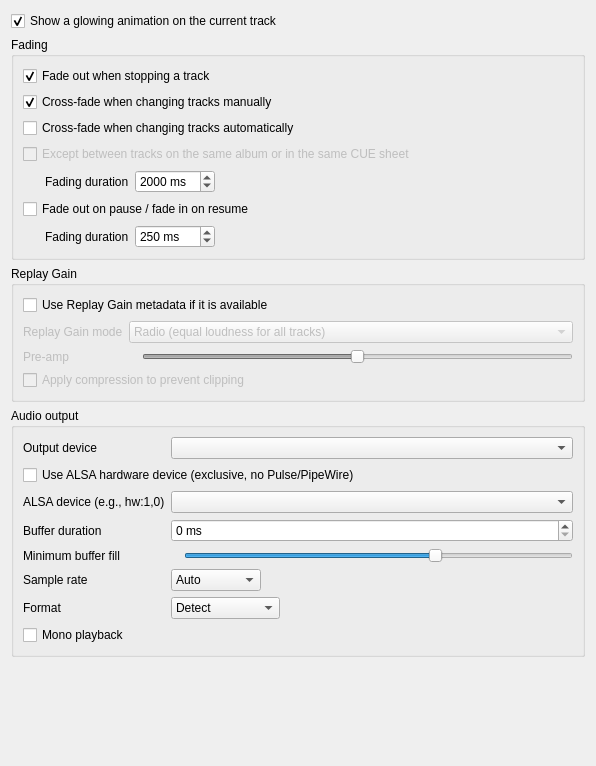
<?xml version="1.0" encoding="UTF-8"?>
<ui version="4.0">
 <class>PlaybackSettingsPage</class>
 <widget class="QWidget" name="PlaybackSettingsPage">
  <property name="geometry">
   <rect>
    <x>0</x>
    <y>0</y>
    <width>596</width>
    <height>766</height>
   </rect>
  </property>
  <property name="windowTitle">
   <string>Playback</string>
  </property>
  <layout class="QVBoxLayout" name="verticalLayout_3">
   <item>
    <widget class="QCheckBox" name="current_glow">
     <property name="text">
      <string>Show a glowing animation on the current track</string>
     </property>
     <property name="checked">
      <bool>true</bool>
     </property>
    </widget>
   </item>
   <item>
    <widget class="QGroupBox" name="groupBox">
     <property name="title">
      <string>Fading</string>
     </property>
     <layout class="QVBoxLayout" name="verticalLayout">
      <item>
       <widget class="QCheckBox" name="fading_out">
        <property name="text">
         <string>Fade out when stopping a track</string>
        </property>
        <property name="checked">
         <bool>true</bool>
        </property>
       </widget>
      </item>
      <item>
       <widget class="QCheckBox" name="fading_cross">
        <property name="text">
         <string>Cross-fade when changing tracks manually</string>
        </property>
        <property name="checked">
         <bool>true</bool>
        </property>
       </widget>
      </item>
      <item>
       <widget class="QCheckBox" name="fading_auto">
        <property name="text">
         <string>Cross-fade when changing tracks automatically</string>
        </property>
       </widget>
      </item>
      <item>
       <widget class="QCheckBox" name="fading_samealbum">
        <property name="enabled">
         <bool>false</bool>
        </property>
        <property name="text">
         <string>Except between tracks on the same album or in the same CUE sheet</string>
        </property>
       </widget>
      </item>
      <item>
       <widget class="QWidget" name="fading_options" native="true">
        <layout class="QHBoxLayout" name="horizontalLayout">
         <property name="leftMargin">
          <number>0</number>
         </property>
         <property name="topMargin">
          <number>0</number>
         </property>
         <property name="rightMargin">
          <number>0</number>
         </property>
         <property name="bottomMargin">
          <number>0</number>
         </property>
         <item>
          <widget class="QLabel" name="label">
           <property name="text">
            <string>Fading duration</string>
           </property>
           <property name="indent">
            <number>22</number>
           </property>
          </widget>
         </item>
         <item>
          <widget class="QSpinBox" name="fading_duration">
           <property name="suffix">
            <string> ms</string>
           </property>
           <property name="minimum">
            <number>1</number>
           </property>
           <property name="maximum">
            <number>10000</number>
           </property>
           <property name="singleStep">
            <number>1000</number>
           </property>
           <property name="value">
            <number>2000</number>
           </property>
          </widget>
         </item>
         <item>
          <spacer name="horizontalSpacer">
           <property name="orientation">
            <enum>Qt::Horizontal</enum>
           </property>
           <property name="sizeHint" stdset="0">
            <size>
             <width>257</width>
             <height>20</height>
            </size>
           </property>
          </spacer>
         </item>
        </layout>
       </widget>
      </item>
      <item>
       <widget class="QCheckBox" name="fadeout_pause">
        <property name="text">
         <string>Fade out on pause / fade in on resume</string>
        </property>
       </widget>
      </item>
      <item>
       <layout class="QHBoxLayout" name="horizontalLayout_2">
        <item>
         <widget class="QLabel" name="label_2">
          <property name="text">
           <string>Fading duration</string>
          </property>
          <property name="indent">
           <number>22</number>
          </property>
         </widget>
        </item>
        <item>
         <widget class="QSpinBox" name="fading_pause_duration">
          <property name="suffix">
           <string> ms</string>
          </property>
          <property name="minimum">
           <number>1</number>
          </property>
          <property name="maximum">
           <number>10000</number>
          </property>
          <property name="singleStep">
           <number>50</number>
          </property>
          <property name="value">
           <number>250</number>
          </property>
         </widget>
        </item>
        <item>
         <spacer name="horizontalSpacer_2">
          <property name="orientation">
           <enum>Qt::Horizontal</enum>
          </property>
          <property name="sizeHint" stdset="0">
           <size>
            <width>40</width>
            <height>20</height>
           </size>
          </property>
         </spacer>
        </item>
       </layout>
      </item>
     </layout>
    </widget>
   </item>
   <item>
    <widget class="QGroupBox" name="replaygain_group">
     <property name="title">
      <string>Replay Gain</string>
     </property>
     <layout class="QVBoxLayout" name="verticalLayout_2">
      <item>
       <widget class="QCheckBox" name="replaygain">
        <property name="text">
         <string>Use Replay Gain metadata if it is available</string>
        </property>
       </widget>
      </item>
      <item>
       <widget class="QWidget" name="widget" native="true">
        <property name="enabled">
         <bool>false</bool>
        </property>
        <layout class="QFormLayout" name="formLayout_4">
         <property name="leftMargin">
          <number>0</number>
         </property>
         <property name="topMargin">
          <number>0</number>
         </property>
         <property name="rightMargin">
          <number>0</number>
         </property>
         <property name="bottomMargin">
          <number>0</number>
         </property>
         <item row="0" column="0">
          <widget class="QLabel" name="label_8">
           <property name="text">
            <string>Replay Gain mode</string>
           </property>
          </widget>
         </item>
         <item row="0" column="1">
          <widget class="QComboBox" name="replaygain_mode">
           <item>
            <property name="text">
             <string>Radio (equal loudness for all tracks)</string>
            </property>
           </item>
           <item>
            <property name="text">
             <string>Album (ideal loudness for all tracks)</string>
            </property>
           </item>
          </widget>
         </item>
         <item row="1" column="0">
          <widget class="QLabel" name="label_9">
           <property name="text">
            <string>Pre-amp</string>
           </property>
          </widget>
         </item>
         <item row="1" column="1">
          <layout class="QHBoxLayout" name="horizontalLayout_4">
           <item>
            <widget class="QLabel" name="replaygain_preamp_label"/>
           </item>
           <item>
            <widget class="StickySlider" name="replaygain_preamp">
             <property name="maximum">
              <number>300</number>
             </property>
             <property name="value">
              <number>150</number>
             </property>
             <property name="orientation">
              <enum>Qt::Horizontal</enum>
             </property>
             <property name="sticky_center" stdset="0">
              <number>150</number>
             </property>
            </widget>
           </item>
          </layout>
         </item>
         <item row="2" column="0" colspan="2">
          <widget class="QCheckBox" name="replaygain_compression">
           <property name="text">
            <string>Apply compression to prevent clipping</string>
           </property>
          </widget>
         </item>
        </layout>
       </widget>
      </item>
     </layout>
    </widget>
   </item>
   <item>
    <widget class="QGroupBox" name="gst_group">
     <property name="title">
      <string>Audio output</string>
     </property>
     <layout class="QFormLayout" name="formLayout_3">
      <property name="fieldGrowthPolicy">
       <enum>QFormLayout::AllNonFixedFieldsGrow</enum>
      </property>
      <item row="0" column="0">
       <widget class="QLabel" name="label_7">
        <property name="text">
         <string>Output device</string>
        </property>
       </widget>
      </item>
      <item row="0" column="1">
       <widget class="QComboBox" name="gst_output"/>
      </item>
      <item row="1" column="0" colspan="2">
       <widget class="QCheckBox" name="alsa_exclusive">
        <property name="text">
         <string>Use ALSA hardware device (exclusive, no Pulse/PipeWire)</string>
        </property>
       </widget>
      </item>
      <item row="2" column="0">
       <widget class="QLabel" name="alsa_device_label">
        <property name="text">
         <string>ALSA device (e.g., hw:1,0)</string>
        </property>
       </widget>
      </item>
      <item row="2" column="1">
       <widget class="QComboBox" name="alsa_device_combo">
        <property name="toolTip">
         <string></string>
        </property>
        <property name="sizeAdjustPolicy">
         <enum>QComboBox::AdjustToContents</enum>
        </property>
       </widget>
      </item>
      <item row="3" column="0">
       <widget class="QLabel" name="buffer_duration_label">
        <property name="text">
         <string>Buffer duration</string>
        </property>
       </widget>
      </item>
      <item row="3" column="1">
       <widget class="QSpinBox" name="buffer_duration">
        <property name="suffix">
         <string> ms</string>
        </property>
        <property name="maximum">
         <number>60000</number>
        </property>
        <property name="singleStep">
         <number>100</number>
        </property>
       </widget>
      </item>
      <item row="4" column="0">
       <widget class="QLabel" name="buffer_min_fill_label">
        <property name="text">
         <string>Minimum buffer fill</string>
        </property>
       </widget>
      </item>
      <item row="4" column="1">
       <layout class="QHBoxLayout" name="horizontalLayout_3">
        <item>
         <widget class="QLabel" name="buffer_min_fill_value_label">
          <property name="text">
           <string/>
          </property>
         </widget>
        </item>
        <item>
         <widget class="QSlider" name="buffer_min_fill">
          <property name="minimum">
           <number>1</number>
          </property>
          <property name="maximum">
           <number>50</number>
          </property>
          <property name="value">
           <number>33</number>
          </property>
          <property name="orientation">
           <enum>Qt::Horizontal</enum>
          </property>
          <property name="tickInterval">
           <number>1</number>
          </property>
         </widget>
        </item>
       </layout>
      </item>
      <item row="5" column="0">
       <widget class="QLabel" name="sample_rate_label">
        <property name="text">
         <string>Sample rate</string>
        </property>
       </widget>
      </item>
      <item row="5" column="1">
       <layout class="QHBoxLayout" name="sample_rate_layout">
        <item>
         <widget class="QComboBox" name="sample_rate">
          <property name="sizePolicy">
           <sizepolicy hsizetype="Preferred" vsizetype="Fixed">
            <horstretch>0</horstretch>
            <verstretch>0</verstretch>
           </sizepolicy>
          </property>
          <property name="baseSize">
           <size>
            <width>0</width>
            <height>0</height>
           </size>
          </property>
          <property name="toolTip">
           <string>Changes will take place when the next song starts playing</string>
          </property>
          <property name="sizeAdjustPolicy">
           <enum>QComboBox::AdjustToContents</enum>
          </property>
          <item>
           <property name="text">
            <string>Auto</string>
           </property>
          </item>
          <item>
           <property name="text">
            <string>44,100Hz</string>
           </property>
          </item>
          <item>
           <property name="text">
            <string>48,000Hz</string>
           </property>
          </item>
          <item>
           <property name="text">
            <string>96,000Hz</string>
           </property>
          </item>
          <item>
           <property name="text">
            <string>192,000Hz</string>
           </property>
          </item>
         </widget>
        </item>
        <item>
         <spacer name="horizontalSpacer_3">
          <property name="orientation">
           <enum>Qt::Horizontal</enum>
          </property>
          <property name="sizeHint" stdset="0">
           <size>
            <width>40</width>
            <height>20</height>
           </size>
          </property>
         </spacer>
        </item>
       </layout>
      </item>
      <item row="6" column="0">
       <widget class="QLabel" name="output_format_label">
        <property name="text">
         <string>Format</string>
        </property>
       </widget>
      </item>
      <item row="7" column="0" colspan="2">
       <widget class="QCheckBox" name="mono_playback">
        <property name="toolTip">
         <string>Changing mono playback preference will be effective for the next playing songs</string>
        </property>
        <property name="text">
         <string>Mono playback</string>
        </property>
       </widget>
      </item>
      <item row="6" column="1">
       <layout class="QHBoxLayout" name="output_format_layout">
        <item>
         <widget class="QComboBox" name="output_format">
          <property name="toolTip">
           <string>The format is only updated when a pipeline starts.</string>
          </property>
          <property name="sizeAdjustPolicy">
           <enum>QComboBox::AdjustToContents</enum>
          </property>
          <item>
           <property name="text">
            <string>Detect</string>
           </property>
          </item>
          <item>
           <property name="text">
            <string>S16LE (16-bit)</string>
           </property>
          </item>
          <item>
           <property name="text">
            <string>F32LE (32-bit)</string>
           </property>
          </item>
         </widget>
        </item>
        <item>
         <spacer name="horizontalSpacer_4">
          <property name="orientation">
           <enum>Qt::Horizontal</enum>
          </property>
          <property name="sizeHint" stdset="0">
           <size>
            <width>40</width>
            <height>20</height>
           </size>
          </property>
         </spacer>
        </item>
       </layout>
      </item>
     </layout>
    </widget>
   </item>
   <item>
    <spacer name="verticalSpacer">
     <property name="orientation">
      <enum>Qt::Vertical</enum>
     </property>
     <property name="sizeHint" stdset="0">
      <size>
       <width>20</width>
       <height>114</height>
      </size>
     </property>
    </spacer>
   </item>
  </layout>
 </widget>
 <customwidgets>
  <customwidget>
   <class>StickySlider</class>
   <extends>QSlider</extends>
   <header>widgets/stickyslider.h</header>
  </customwidget>
 </customwidgets>
 <resources/>
 <connections>
  <connection>
   <sender>replaygain</sender>
   <signal>toggled(bool)</signal>
   <receiver>widget</receiver>
   <slot>setEnabled(bool)</slot>
   <hints>
    <hint type="sourcelabel">
     <x>89</x>
     <y>259</y>
    </hint>
    <hint type="destinationlabel">
     <x>143</x>
     <y>285</y>
    </hint>
   </hints>
  </connection>
  <connection>
   <sender>fading_auto</sender>
   <signal>toggled(bool)</signal>
   <receiver>fading_samealbum</receiver>
   <slot>setEnabled(bool)</slot>
   <hints>
    <hint type="sourcelabel">
     <x>109</x>
     <y>133</y>
    </hint>
    <hint type="destinationlabel">
     <x>113</x>
     <y>153</y>
    </hint>
   </hints>
  </connection>
 </connections>
</ui>
